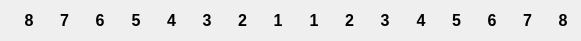
   <widget class="QWidget" name="horizontalLayoutWidget_2">
    <property name="geometry">
     <rect>
      <x>420</x>
      <y>130</y>
      <width>581</width>
      <height>31</height>
     </rect>
    </property>
    <layout class="QHBoxLayout" name="horizontalLayout_6">
     <property name="spacing">
      <number>0</number>
     </property>
     <property name="rightMargin">
      <number>0</number>
     </property>
     <item>
      <widget class="QLabel" name="label_25">
       <property name="sizePolicy">
        <sizepolicy hsizetype="Expanding" vsizetype="Expanding">
         <horstretch>0</horstretch>
         <verstretch>0</verstretch>
        </sizepolicy>
       </property>
       <property name="font">
        <font>
         <pointsize>12</pointsize>
         <weight>75</weight>
         <bold>true</bold>
        </font>
       </property>
       <property name="text">
        <string>8</string>
       </property>
       <property name="textFormat">
        <enum>Qt::RichText</enum>
       </property>
       <property name="alignment">
        <set>Qt::AlignCenter</set>
       </property>
      </widget>
     </item>
     <item>
      <widget class="QLabel" name="label_24">
       <property name="sizePolicy">
        <sizepolicy hsizetype="Expanding" vsizetype="Expanding">
         <horstretch>0</horstretch>
         <verstretch>0</verstretch>
        </sizepolicy>
       </property>
       <property name="font">
        <font>
         <pointsize>12</pointsize>
         <weight>75</weight>
         <bold>true</bold>
        </font>
       </property>
       <property name="text">
        <string>7</string>
       </property>
       <property name="textFormat">
        <enum>Qt::RichText</enum>
       </property>
       <property name="alignment">
        <set>Qt::AlignCenter</set>
       </property>
      </widget>
     </item>
     <item>
      <widget class="QLabel" name="label_23">
       <property name="sizePolicy">
        <sizepolicy hsizetype="Expanding" vsizetype="Expanding">
         <horstretch>0</horstretch>
         <verstretch>0</verstretch>
        </sizepolicy>
       </property>
       <property name="font">
        <font>
         <pointsize>12</pointsize>
         <weight>75</weight>
         <bold>true</bold>
        </font>
       </property>
       <property name="text">
        <string>6</string>
       </property>
       <property name="textFormat">
        <enum>Qt::RichText</enum>
       </property>
       <property name="alignment">
        <set>Qt::AlignCenter</set>
       </property>
      </widget>
     </item>
     <item>
      <widget class="QLabel" name="label_22">
       <property name="sizePolicy">
        <sizepolicy hsizetype="Expanding" vsizetype="Expanding">
         <horstretch>0</horstretch>
         <verstretch>0</verstretch>
        </sizepolicy>
       </property>
       <property name="font">
        <font>
         <pointsize>12</pointsize>
         <weight>75</weight>
         <bold>true</bold>
        </font>
       </property>
       <property name="text">
        <string>5</string>
       </property>
       <property name="textFormat">
        <enum>Qt::RichText</enum>
       </property>
       <property name="alignment">
        <set>Qt::AlignCenter</set>
       </property>
      </widget>
     </item>
     <item>
      <widget class="QLabel" name="label_21">
       <property name="sizePolicy">
        <sizepolicy hsizetype="Expanding" vsizetype="Expanding">
         <horstretch>0</horstretch>
         <verstretch>0</verstretch>
        </sizepolicy>
       </property>
       <property name="font">
        <font>
         <pointsize>12</pointsize>
         <weight>75</weight>
         <bold>true</bold>
        </font>
       </property>
       <property name="text">
        <string>4</string>
       </property>
       <property name="textFormat">
        <enum>Qt::RichText</enum>
       </property>
       <property name="alignment">
        <set>Qt::AlignCenter</set>
       </property>
      </widget>
     </item>
     <item>
      <widget class="QLabel" name="label_20">
       <property name="sizePolicy">
        <sizepolicy hsizetype="Expanding" vsizetype="Expanding">
         <horstretch>0</horstretch>
         <verstretch>0</verstretch>
        </sizepolicy>
       </property>
       <property name="font">
        <font>
         <pointsize>12</pointsize>
         <weight>75</weight>
         <bold>true</bold>
        </font>
       </property>
       <property name="text">
        <string>3</string>
       </property>
       <property name="textFormat">
        <enum>Qt::RichText</enum>
       </property>
       <property name="alignment">
        <set>Qt::AlignCenter</set>
       </property>
      </widget>
     </item>
     <item>
      <widget class="QLabel" name="label_19">
       <property name="sizePolicy">
        <sizepolicy hsizetype="Expanding" vsizetype="Expanding">
         <horstretch>0</horstretch>
         <verstretch>0</verstretch>
        </sizepolicy>
       </property>
       <property name="font">
        <font>
         <pointsize>12</pointsize>
         <weight>75</weight>
         <bold>true</bold>
        </font>
       </property>
       <property name="text">
        <string>2</string>
       </property>
       <property name="textFormat">
        <enum>Qt::RichText</enum>
       </property>
       <property name="alignment">
        <set>Qt::AlignCenter</set>
       </property>
      </widget>
     </item>
     <item>
      <widget class="QLabel" name="label_32">
       <property name="sizePolicy">
        <sizepolicy hsizetype="Expanding" vsizetype="Expanding">
         <horstretch>0</horstretch>
         <verstretch>0</verstretch>
        </sizepolicy>
       </property>
       <property name="font">
        <font>
         <pointsize>12</pointsize>
         <weight>75</weight>
         <bold>true</bold>
        </font>
       </property>
       <property name="text">
        <string>1</string>
       </property>
       <property name="textFormat">
        <enum>Qt::RichText</enum>
       </property>
       <property name="alignment">
        <set>Qt::AlignCenter</set>
       </property>
      </widget>
     </item>
     <item>
      <widget class="QLabel" name="label_18">
       <property name="sizePolicy">
        <sizepolicy hsizetype="Expanding" vsizetype="Expanding">
         <horstretch>0</horstretch>
         <verstretch>0</verstretch>
        </sizepolicy>
       </property>
       <property name="font">
        <font>
         <pointsize>12</pointsize>
         <weight>75</weight>
         <bold>true</bold>
        </font>
       </property>
       <property name="text">
        <string>1</string>
       </property>
       <property name="textFormat">
        <enum>Qt::RichText</enum>
       </property>
       <property name="alignment">
        <set>Qt::AlignCenter</set>
       </property>
      </widget>
     </item>
     <item>
      <widget class="QLabel" name="label_48">
       <property name="sizePolicy">
        <sizepolicy hsizetype="Expanding" vsizetype="Expanding">
         <horstretch>0</horstretch>
         <verstretch>0</verstretch>
        </sizepolicy>
       </property>
       <property name="font">
        <font>
         <pointsize>12</pointsize>
         <weight>75</weight>
         <bold>true</bold>
        </font>
       </property>
       <property name="text">
        <string>2</string>
       </property>
       <property name="textFormat">
        <enum>Qt::RichText</enum>
       </property>
       <property name="alignment">
        <set>Qt::AlignCenter</set>
       </property>
      </widget>
     </item>
     <item>
      <widget class="QLabel" name="label_30">
       <property name="sizePolicy">
        <sizepolicy hsizetype="Expanding" vsizetype="Expanding">
         <horstretch>0</horstretch>
         <verstretch>0</verstretch>
        </sizepolicy>
       </property>
       <property name="font">
        <font>
         <pointsize>12</pointsize>
         <weight>75</weight>
         <bold>true</bold>
        </font>
       </property>
       <property name="text">
        <string>3</string>
       </property>
       <property name="textFormat">
        <enum>Qt::RichText</enum>
       </property>
       <property name="alignment">
        <set>Qt::AlignCenter</set>
       </property>
      </widget>
     </item>
     <item>
      <widget class="QLabel" name="label_29">
       <property name="sizePolicy">
        <sizepolicy hsizetype="Expanding" vsizetype="Expanding">
         <horstretch>0</horstretch>
         <verstretch>0</verstretch>
        </sizepolicy>
       </property>
       <property name="font">
        <font>
         <pointsize>12</pointsize>
         <weight>75</weight>
         <bold>true</bold>
        </font>
       </property>
       <property name="text">
        <string>4</string>
       </property>
       <property name="textFormat">
        <enum>Qt::RichText</enum>
       </property>
       <property name="alignment">
        <set>Qt::AlignCenter</set>
       </property>
      </widget>
     </item>
     <item>
      <widget class="QLabel" name="label_28">
       <property name="sizePolicy">
        <sizepolicy hsizetype="Expanding" vsizetype="Expanding">
         <horstretch>0</horstretch>
         <verstretch>0</verstretch>
        </sizepolicy>
       </property>
       <property name="font">
        <font>
         <pointsize>12</pointsize>
         <weight>75</weight>
         <bold>true</bold>
        </font>
       </property>
       <property name="text">
        <string>5</string>
       </property>
       <property name="textFormat">
        <enum>Qt::RichText</enum>
       </property>
       <property name="alignment">
        <set>Qt::AlignCenter</set>
       </property>
      </widget>
     </item>
     <item>
      <widget class="QLabel" name="label_27">
       <property name="sizePolicy">
        <sizepolicy hsizetype="Expanding" vsizetype="Expanding">
         <horstretch>0</horstretch>
         <verstretch>0</verstretch>
        </sizepolicy>
       </property>
       <property name="font">
        <font>
         <pointsize>12</pointsize>
         <weight>75</weight>
         <bold>true</bold>
        </font>
       </property>
       <property name="text">
        <string>6</string>
       </property>
       <property name="textFormat">
        <enum>Qt::RichText</enum>
       </property>
       <property name="alignment">
        <set>Qt::AlignCenter</set>
       </property>
      </widget>
     </item>
     <item>
      <widget class="QLabel" name="label_26">
       <property name="sizePolicy">
        <sizepolicy hsizetype="Expanding" vsizetype="Expanding">
         <horstretch>0</horstretch>
         <verstretch>0</verstretch>
        </sizepolicy>
       </property>
       <property name="font">
        <font>
         <pointsize>12</pointsize>
         <weight>75</weight>
         <bold>true</bold>
        </font>
       </property>
       <property name="text">
        <string>7</string>
       </property>
       <property name="textFormat">
        <enum>Qt::RichText</enum>
       </property>
       <property name="alignment">
        <set>Qt::AlignCenter</set>
       </property>
      </widget>
     </item>
     <item>
      <widget class="QLabel" name="label_31">
       <property name="sizePolicy">
        <sizepolicy hsizetype="Expanding" vsizetype="Expanding">
         <horstretch>0</horstretch>
         <verstretch>0</verstretch>
        </sizepolicy>
       </property>
       <property name="font">
        <font>
         <pointsize>12</pointsize>
         <weight>75</weight>
         <bold>true</bold>
        </font>
       </property>
       <property name="text">
        <string>8</string>
       </property>
       <property name="textFormat">
        <enum>Qt::RichText</enum>
       </property>
       <property name="alignment">
        <set>Qt::AlignCenter</set>
       </property>
      </widget>
     </item>
    </layout>
   </widget>
